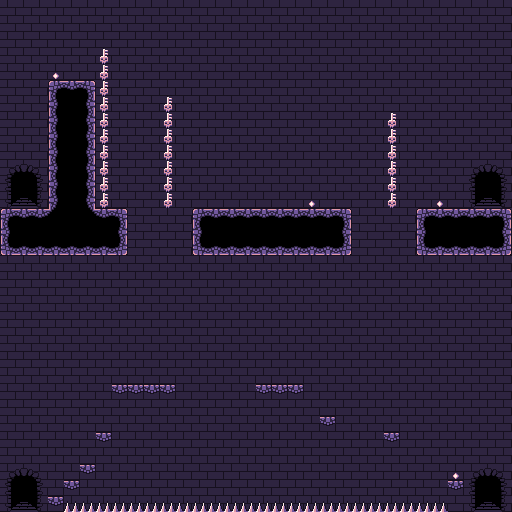

Tiled map render using the project's own tile images. Description and the map definition, with tile-layer contents summarised, below:
An orthogonal 32x32 tile map with 16x16 px tiles, 2 tile layers (BG, FG) and 17 objects.

<map version="1.10" tiledversion="1.11.0" orientation="orthogonal" renderorder="right-down" width="32" height="32" tilewidth="16" tileheight="16" infinite="0" nextlayerid="8" nextobjectid="26">
 <editorsettings>
  <export target="Tutorial_map_2.lua" format="lua" />
 </editorsettings>
 <tileset firstgid="1" name="16x16 dungeon tiles" tilewidth="16" tileheight="16" tilecount="208" columns="16">
  <image source="../Tileset/16x16 dungeon tiles.png" width="256" height="208" />
 </tileset>
 <layer id="1" name="BG" width="32" height="32">
  <data>[1024 cells, 1024 non-empty, 1 distinct tile ids]</data>
 </layer>
 <layer id="2" name="FG" width="32" height="32">
  <data>[1024 cells, 244 non-empty, 26 distinct tile ids]</data>
 </layer>
 <objectgroup id="3" name="Walls">
  <object id="3" x="192" y="208" width="160" height="48" />
  <object id="4" x="0" y="208" width="128" height="48" />
  <object id="5" x="48" y="80" width="48" height="128" />
  <object id="6" x="416" y="208" width="96" height="48" />
  <object id="8" x="64" y="480" width="16" height="16" />
  <object id="10" x="80" y="464" width="16" height="16" />
  <object id="11" x="96" y="432" width="16" height="16" />
  <object id="12" x="112" y="384" width="64" height="16" />
  <object id="13" x="256" y="384" width="48" height="16" />
  <object id="14" x="320" y="416" width="16" height="16" />
  <object id="15" x="384" y="432" width="16" height="16" />
  <object id="16" x="448" y="480" width="16" height="16" />
  <object id="17" x="48" y="496" width="16" height="16" />
  <object id="18" x="0" y="512" width="512" height="16" />
 </objectgroup>
 <objectgroup id="4" name="Hazards">
  <object id="19" x="64" y="502.5" width="381.75" height="9.5" />
 </objectgroup>
 <objectgroup id="5" name="TeleDoor">
  <object id="22" x="480" y="496" width="16" height="16" />
 </objectgroup>
 <objectgroup id="7" name="FinalDoor">
  <object id="24" x="16" y="192" width="16" height="16" />
 </objectgroup>
</map>
